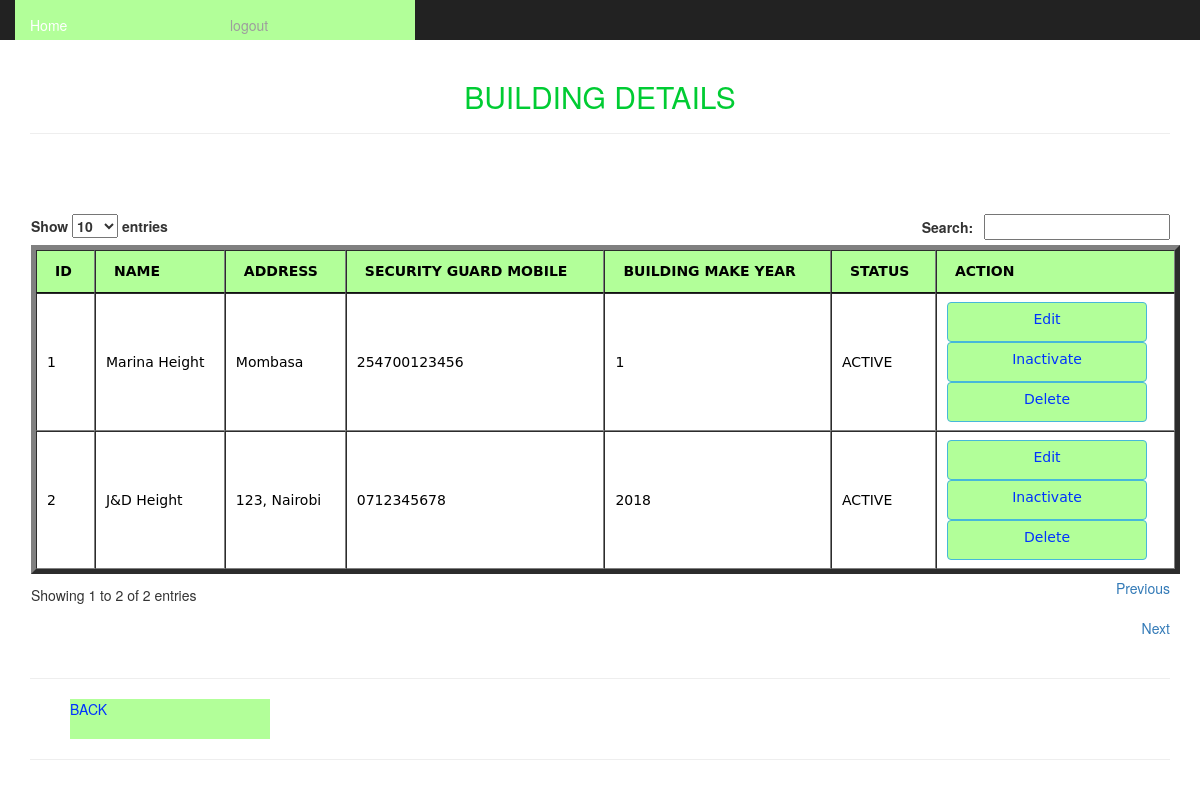
Screenshot of /siteadmin/buildingdetails.php (signed in) with the database file from the repository.
### tables this page shows
CREATE TABLE `building_info` (
  `bldid` int(11) NOT NULL,
  `name` varchar(200) NOT NULL,
  `address` varchar(200) NOT NULL,
  `security_guard_mobile` varchar(200) NOT NULL,
  `building_make_year` varchar(200) NOT NULL,
  `status` varchar(255) NOT NULL,
  `added_date` timestamp NOT NULL DEFAULT CURRENT_TIMESTAMP
);

### siteadmin/buildingdetails.php (the view, shortened to what this page needs)
<html>
<head>
<link rel="stylesheet" href="../css/bootstrap.css" type="text/css" media="screen"/>
<link rel="stylesheet" href="../style/style.css" type="text/css" media="screen"/>
<link href="../style/jquery.dataTables.min.css" rel="stylesheet">
</head>
 <body>
<div class="container">
<nav class="nav navbar-inverse navbar-fixed-top">
<?php include_once("headerad.php");?>
</nav><br><br><br>
   <h2 align="center" style="color:#0C3; text-transform:uppercase;">Building details</h2>
     <HR>
          <BR>
					<BR>
   <div><br/>
     <div align="left" style="margin-left:1px;">
<?php
$result = mysql_query("SELECT * FROM building_info");
$i = 0;
echo "<table id='users' border='5'style='background-color:#B2FF99'>
<thead>
<tr>
<th>ID</th>
<th>NAME</th>
<th>ADDRESS</th>
<th>SECURITY GUARD MOBILE</th>
<th>BUILDING MAKE YEAR</th>
<th>STATUS</th>
<th>ACTION</th>
</tr>
</thead><tbody>";
while($row = mysql_fetch_array($result))
{
	$i++;
echo "<tr style='width:400px;height:80px'>";
echo "<td>" . $i . "</td>";
echo "<td>" . $row['name'] . "</td>";
echo "<td>" . $row['address'] . "</td>";
echo "<td>" . $row['security_guard_mobile'] . "</td>";
echo "<td>" . $row['building_make_year'] . "</td>";
echo "<td>" . $row['status'] . "</td>";
echo "<td><a class='btn btn-info' href='edit_buildings.php?id=".$row['bldid']."'>Edit</a><br>";
if($row['status'] == 'ACTIVE'){
echo "<a class='btn btn-info' href='inactivate_buildings.php?id=".$row['bldid']."'>Inactivate</a><br>";
}else{
echo "<a class='btn btn-info' href='activate_buildings.php?id=".$row['bldid']."'>Activate</a><br>";
}
echo "<a class='btn btn-info' href='delete_buildings.php?id=".$row['bldid']."'>Delete</a></td>";
echo "</tr>";
}
echo "</tbody></table>";
?>
</div>
<hr><ul><a href="admin_dashboard.php" class="button">BACK</a>  </ul><hr>
</body>
</html>

### style/style.css (style rules this page uses)
body,td,th { font-family:"Lucida Grande", "Lucida Sans Unicode", "Lucida Sans", "DejaVu Sans", Verdana, sans-serif; font-size: 14px; color: #000; line-height:1.5em; }
a:link { color: #03F; text-decoration: none; background-color: #B2FF99 !important; }

### siteadmin/headerad.php (style rules this page uses)
a { display:block;width:200px;height:40px;align:center }
a:link { background-color:#B2FF99; }

### rows the page displays
building_info: name "Marina Height", address "Mombasa", security_guard_mobile "254700123456", building_make_year "1", status "ACTIVE"
building_info: name "J&D Height", address "123, Nairobi", security_guard_mobile "0712345678", building_make_year "2018", status "ACTIVE"
